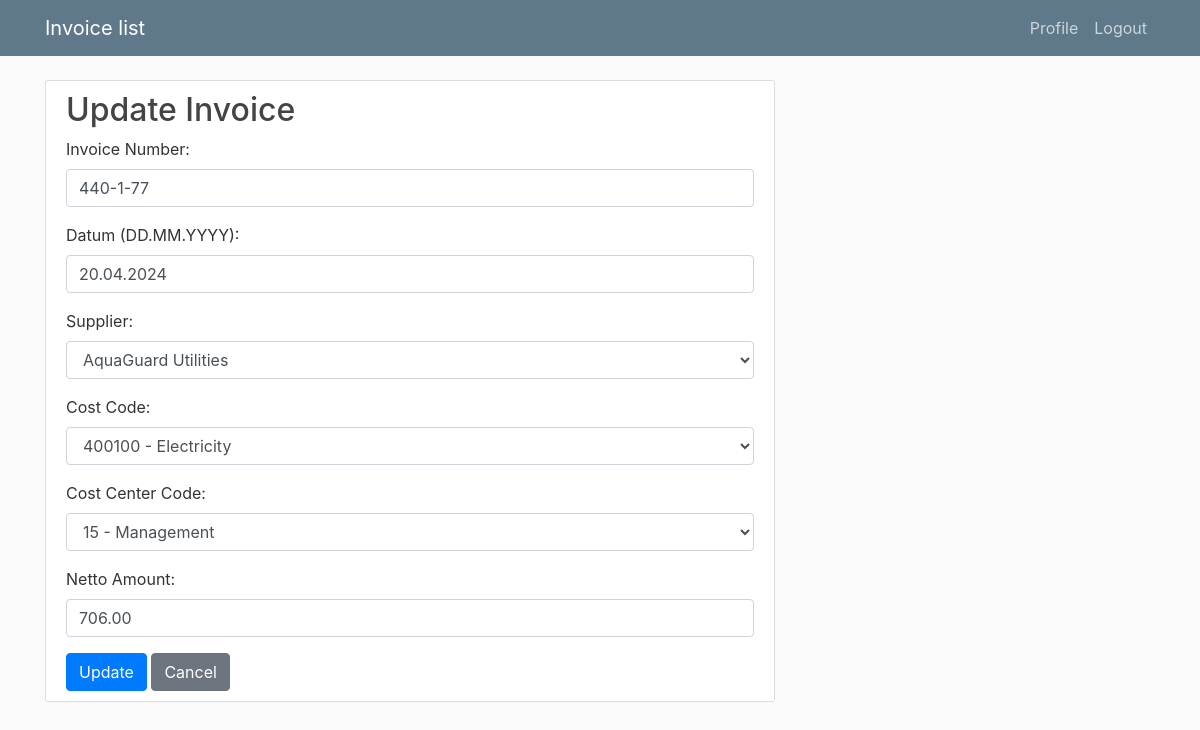
Screenshot of /update_invoice/10/ (signed in) with the database file from the repository.
### invoice/models.py (models this page shows, shortened)
class Invoice(models.Model):
    cost_code = models.ForeignKey(TypeOfCost, on_delete=models.CASCADE)
    cost_center_code = models.ForeignKey(CostCenter, on_delete=models.CASCADE)
    supplier = models.ForeignKey(Supplier, on_delete=models.CASCADE)
    netto_amount = models.DecimalField(max_digits=10, decimal_places=2)
    date = models.DateField()
    invoice_number = models.CharField(max_length=20)
    user = models.ForeignKey(User, on_delete=models.CASCADE)

class Supplier(models.Model):
	supplier_name = models.CharField(max_length=40)
	def __str__(self):
         return self.supplier_name

class TypeOfCost(models.Model):
	cost_code = models.IntegerField()
	cost_name = models.CharField(max_length=40)
	def __str__(self):
	   return f"{self.cost_code} - {self.cost_name}"

class CostCenter(models.Model):
	cost_center_code = models.IntegerField()
	cost_center_name = models.CharField(max_length=40)
	def __str__(self):
	   return f"{self.cost_center_code} - {self.cost_center_name}"

### invoice/views.py (the view)
# urls.py: path('update_invoice/<int:pk>/', views.update_invoice, name='update_invoice'),
@login_required
def update_invoice(request, pk):
    invoice = get_object_or_404(Invoice, pk=pk)
    if request.method == 'POST':
        form = InvoiceForm(request.POST, instance=invoice)
        if form.is_valid():
            date = form.cleaned_data['date']
            formatted_date = date.strftime("%Y-%m-%d")  # Novi format datuma
            form.cleaned_data['date'] = formatted_date  # Ažuriranje datuma u formi
            form.save()
            return redirect('invoice-detail', pk=pk)
    else:
        form = InvoiceForm(instance=invoice)
    return render(request, 'invoice/update_invoice.html', {'form': form})

### invoice/forms.py
class InvoiceForm(forms.ModelForm):
    cost_code = forms.ModelChoiceField(queryset=TypeOfCost.objects.all(), empty_label='')
    supplier = forms.ModelChoiceField(queryset=Supplier.objects.all(), empty_label='')
    cost_center_code = forms.ModelChoiceField(queryset=CostCenter.objects.all(), empty_label='')
    date = forms.DateField(label='Date (DD.MM.YYYY)', input_formats=['%d.%m.%Y'])
    class Meta:
        model = Invoice
        fields = ['invoice_number', 'date', 'supplier', 'cost_code', 'cost_center_code', 'netto_amount']

### invoice/templates/invoice/update_invoice.html (shortened to what this page needs)
{% extends "invoice/base.html" %}
{% load static %}
{% load crispy_forms_tags %}
{% block content %}
<div class="content-section">
    <h2>Update Invoice</h2>
    <form id="update-form" method="post" class="crispy">
        <div class="form-group">
            <label for="id_invoice_number">Invoice Number:</label>
            <input type="text" class="form-control" id="id_invoice_number" name="invoice_number" value="{{ form.instance.invoice_number }}">
        </div>
        <div class="form-group">
            <label for="id_date">Datum (DD.MM.YYYY):</label>
            <input type="text" class="form-control" id="id_date" name="date" value="{{ form.instance.date|date:'d.m.Y' }}">
        </div>
        <div class="form-group">
            <label for="id_supplier">Supplier:</label>
            <select class="form-control" id="id_supplier" name="supplier">
                {% for supplier in form.fields.supplier.queryset %}
                    <option value="{{ supplier.pk }}" {% if supplier.pk == form.instance.supplier.pk %}selected{% endif %}>{{ supplier }}</option>
                {% endfor %}
            </select>
        </div>
        <div class="form-group">
            <label for="id_cost_code">Cost Code:</label>
            <select class="form-control" id="id_cost_code" name="cost_code">
                {% for cost_code in form.fields.cost_code.queryset %}
                    <option value="{{ cost_code.pk }}" {% if cost_code.pk == form.instance.cost_code.pk %}selected{% endif %}>{{ cost_code }}</option>
                {% endfor %}
            </select>
        </div>
        <div class="form-group">
            <label for="id_cost_center_code">Cost Center Code:</label>
            <select class="form-control" id="id_cost_center_code" name="cost_center_code">
                {% for cost_center_code in form.fields.cost_center_code.queryset %}
                    <option value="{{ cost_center_code.pk }}" {% if cost_center_code.pk == form.instance.cost_center_code.pk %}selected{% endif %}>{{ cost_center_code }}</option>
                {% endfor %}
            </select>
        </div>
        <div class="form-group">
            <label for="id_netto_amount">Netto Amount:</label>
            <input type="text" class="form-control" id="id_netto_amount" name="netto_amount" value="{{ form.instance.netto_amount }}">
        </div>
        <button type="button" class="btn btn-primary" onclick="confirmUpdate()">Update</button>
        <a href="{% url 'invoice-detail' pk=form.instance.pk %}" class="btn btn-secondary">Cancel</a>
    </form>
</div>
{% endblock content %}

### invoice/static/invoice/main.css (style rules this page uses)
body { background: #fafafa; color: #333333; margin-top: 5rem; }
h1, h2, h3, h4, h5, h6 { color: #444444; }
.content-section { background: #ffffff; padding: 10px 20px; border: 1px solid #dddddd; border-radius: 3px; margin-bottom: 20px; }

### rows the page displays
Invoice: invoice_number "440-1-77", date "20.04.2024", supplier "AquaGuard Utilities", cost_code "400100 - Electricity", cost_center_code "15 - Management", netto_amount "706.00"
